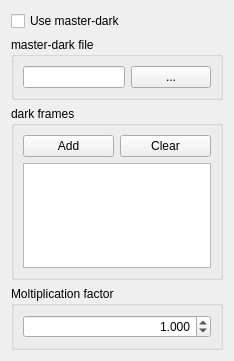
      <widget class="QWidget" name="page_dark">
       <property name="geometry">
        <rect>
         <x>0</x>
         <y>0</y>
         <width>234</width>
         <height>361</height>
        </rect>
       </property>
       <attribute name="label">
        <string>Dark-frame</string>
       </attribute>
       <layout class="QVBoxLayout" name="verticalLayout">
        <item>
         <widget class="QCheckBox" name="masterDarkCheckBox">
          <property name="text">
           <string>Use master-dark</string>
          </property>
         </widget>
        </item>
        <item>
         <widget class="QGroupBox" name="masterDarkGroupBox">
          <property name="sizePolicy">
           <sizepolicy hsizetype="Preferred" vsizetype="Fixed">
            <horstretch>0</horstretch>
            <verstretch>0</verstretch>
           </sizepolicy>
          </property>
          <property name="toolTip">
           <string>Select an existing master-dark file</string>
          </property>
          <property name="title">
           <string>master-dark file</string>
          </property>
          <property name="flat">
           <bool>false</bool>
          </property>
          <property name="checkable">
           <bool>false</bool>
          </property>
          <property name="checked">
           <bool>false</bool>
          </property>
          <layout class="QVBoxLayout" name="verticalLayout_12">
           <item>
            <layout class="QHBoxLayout" name="horizontalLayout_13">
             <item>
              <widget class="QLineEdit" name="masterDarkLineEdit"/>
             </item>
             <item>
              <widget class="QPushButton" name="masterDarkPushButton">
               <property name="text">
                <string>...</string>
               </property>
              </widget>
             </item>
            </layout>
           </item>
          </layout>
         </widget>
        </item>
        <item>
         <widget class="QGroupBox" name="darkFramesGroupBox">
          <property name="sizePolicy">
           <sizepolicy hsizetype="Preferred" vsizetype="Expanding">
            <horstretch>0</horstretch>
            <verstretch>0</verstretch>
           </sizepolicy>
          </property>
          <property name="toolTip">
           <string>Here you can add dark-frames
to compute master-dark file</string>
          </property>
          <property name="title">
           <string>dark frames</string>
          </property>
          <layout class="QVBoxLayout" name="verticalLayout_13">
           <item>
            <layout class="QHBoxLayout" name="horizontalLayout_5">
             <property name="spacing">
              <number>6</number>
             </property>
             <item>
              <widget class="QPushButton" name="darkAddPushButton">
               <property name="sizePolicy">
                <sizepolicy hsizetype="MinimumExpanding" vsizetype="Fixed">
                 <horstretch>0</horstretch>
                 <verstretch>0</verstretch>
                </sizepolicy>
               </property>
               <property name="minimumSize">
                <size>
                 <width>20</width>
                 <height>0</height>
                </size>
               </property>
               <property name="maximumSize">
                <size>
                 <width>300</width>
                 <height>16777215</height>
                </size>
               </property>
               <property name="text">
                <string>Add</string>
               </property>
              </widget>
             </item>
             <item>
              <widget class="QPushButton" name="darkClearPushButton">
               <property name="sizePolicy">
                <sizepolicy hsizetype="MinimumExpanding" vsizetype="Fixed">
                 <horstretch>0</horstretch>
                 <verstretch>0</verstretch>
                </sizepolicy>
               </property>
               <property name="minimumSize">
                <size>
                 <width>20</width>
                 <height>0</height>
                </size>
               </property>
               <property name="text">
                <string>Clear</string>
               </property>
              </widget>
             </item>
            </layout>
           </item>
           <item>
            <widget class="QListWidget" name="darkListWidget"/>
           </item>
          </layout>
         </widget>
        </item>
        <item>
         <widget class="QGroupBox" name="groupBox">
          <property name="title">
           <string>Moltiplication factor</string>
          </property>
          <layout class="QVBoxLayout" name="verticalLayout_18">
           <item>
            <widget class="QDoubleSpinBox" name="darkMulDoubleSpinBox">
             <property name="alignment">
              <set>Qt::AlignRight|Qt::AlignTrailing|Qt::AlignVCenter</set>
             </property>
             <property name="decimals">
              <number>3</number>
             </property>
             <property name="maximum">
              <double>99999999.000000000000000</double>
             </property>
             <property name="singleStep">
              <double>0.100000000000000</double>
             </property>
             <property name="value">
              <double>1.000000000000000</double>
             </property>
            </widget>
           </item>
          </layout>
         </widget>
        </item>
        <item>
         <spacer name="verticalSpacer_2">
          <property name="orientation">
           <enum>Qt::Vertical</enum>
          </property>
          <property name="sizeType">
           <enum>QSizePolicy::Expanding</enum>
          </property>
          <property name="sizeHint" stdset="0">
           <size>
            <width>20</width>
            <height>0</height>
           </size>
          </property>
         </spacer>
        </item>
       </layout>
      </widget>
